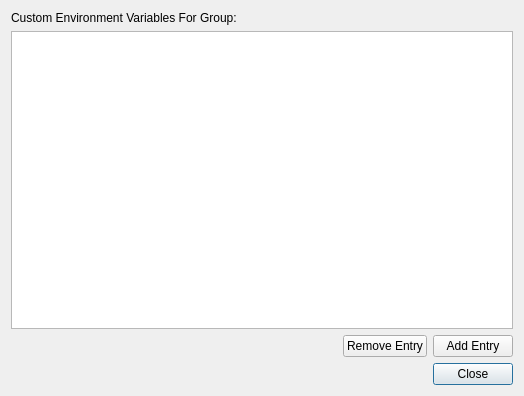
<?xml version="1.0" encoding="UTF-8"?>
<ui version="4.0">
 <class>SetupEnvDialog</class>
 <widget class="QDialog" name="SetupEnvDialog">
  <property name="geometry">
   <rect>
    <x>0</x>
    <y>0</y>
    <width>524</width>
    <height>396</height>
   </rect>
  </property>
  <property name="windowTitle">
   <string>Dialog</string>
  </property>
  <layout class="QVBoxLayout" name="verticalLayout">
   <item>
    <layout class="QVBoxLayout" name="verticalLayout_3">
     <item>
      <widget class="QLabel" name="EnvVarName">
       <property name="text">
        <string>Custom Environment Variables For Group:</string>
       </property>
      </widget>
     </item>
     <item>
      <widget class="QTableWidget" name="tableWidget_Env">
       <attribute name="verticalHeaderVisible">
        <bool>false</bool>
       </attribute>
      </widget>
     </item>
     <item>
      <layout class="QHBoxLayout" name="horizontalLayout_3">
       <item>
        <spacer name="horizontalSpacer_3">
         <property name="orientation">
          <enum>Qt::Horizontal</enum>
         </property>
         <property name="sizeHint" stdset="0">
          <size>
           <width>40</width>
           <height>20</height>
          </size>
         </property>
        </spacer>
       </item>
       <item>
        <widget class="QPushButton" name="RemoveBtn">
         <property name="text">
          <string>Remove Entry</string>
         </property>
         <property name="autoDefault">
          <bool>false</bool>
         </property>
        </widget>
       </item>
       <item>
        <widget class="QPushButton" name="AddBtn">
         <property name="text">
          <string>Add Entry</string>
         </property>
         <property name="autoDefault">
          <bool>false</bool>
         </property>
        </widget>
       </item>
      </layout>
     </item>
    </layout>
   </item>
   <item>
    <layout class="QHBoxLayout" name="horizontalLayout_1">
     <item>
      <spacer name="horizontalSpacer_1">
       <property name="orientation">
        <enum>Qt::Horizontal</enum>
       </property>
       <property name="sizeHint" stdset="0">
        <size>
         <width>40</width>
         <height>20</height>
        </size>
       </property>
      </spacer>
     </item>
     <item>
      <widget class="QPushButton" name="CloseBtn">
       <property name="text">
        <string>Close</string>
       </property>
      </widget>
     </item>
    </layout>
   </item>
  </layout>
 </widget>
 <resources/>
 <connections/>
</ui>
